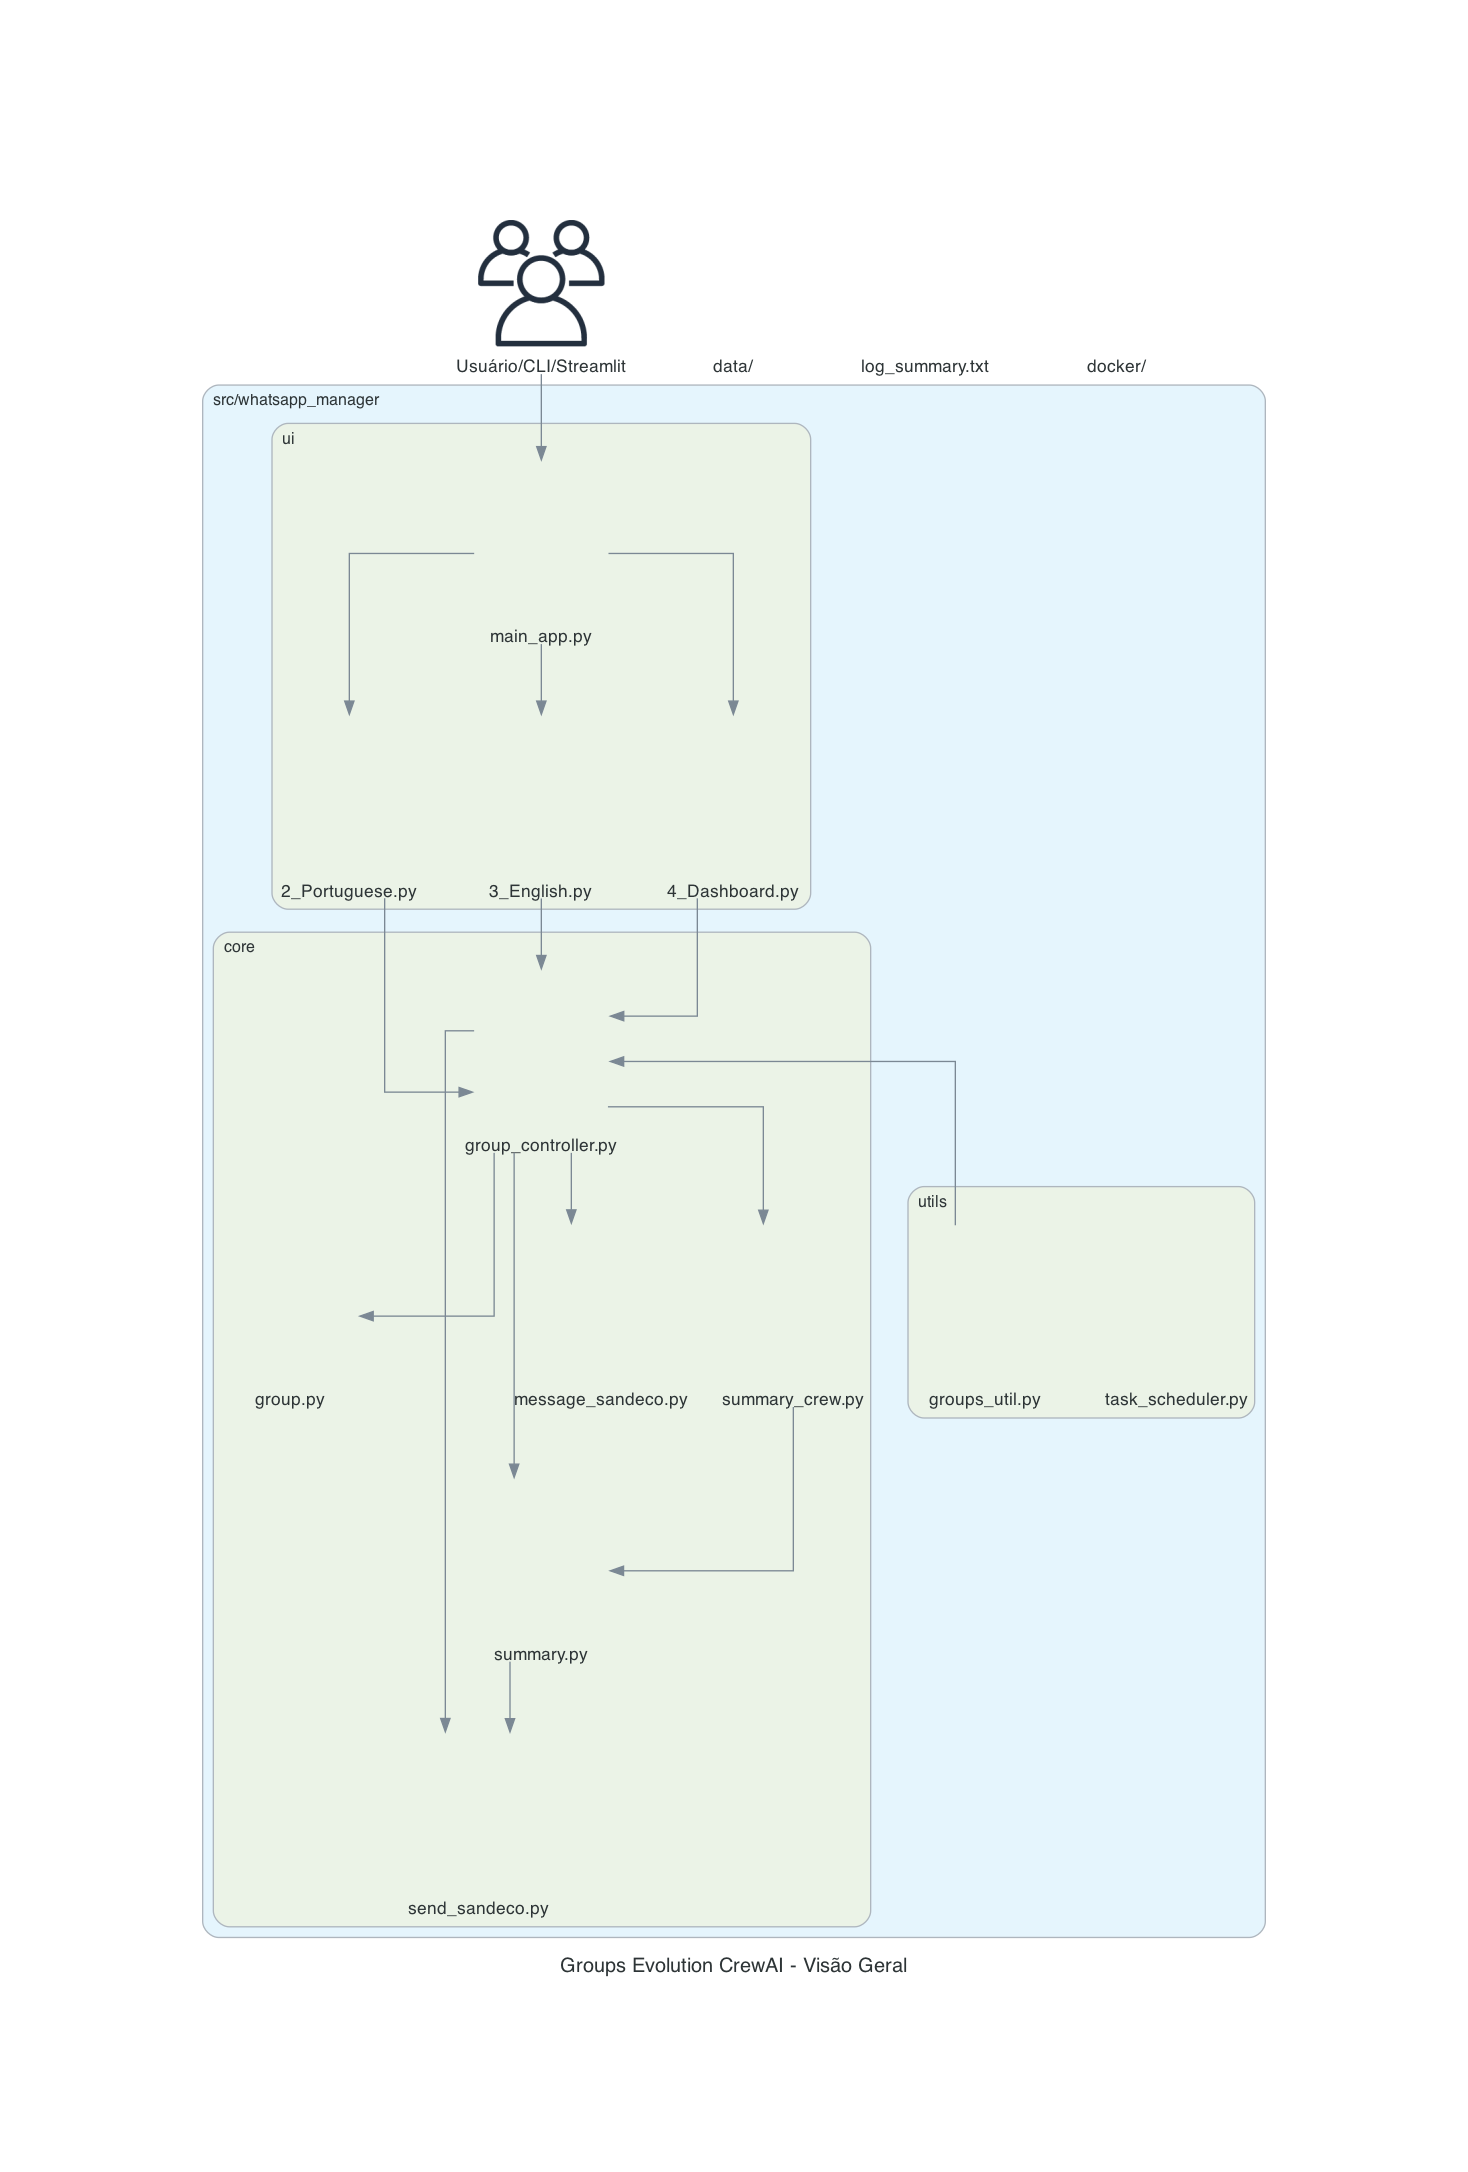

The Python source for this figure:
from diagrams import Diagram, Cluster
from diagrams.custom import Custom
from diagrams.generic.os import Ubuntu
from diagrams.programming.language import Python
from diagrams.onprem.client import Users
from diagrams.onprem.queue import Celery
from diagrams.onprem.monitoring import Prometheus
from diagrams.onprem.logging import FluentBit
from diagrams.onprem.database import PostgreSQL
from diagrams.onprem.inmemory import Redis

with Diagram("Groups Evolution CrewAI - Visão Geral", show=False, filename="diagram_overview", direction="TB"):
    user = Users("Usuário/CLI/Streamlit")
    with Cluster("src/whatsapp_manager"):
        with Cluster("core"):
            group_controller = Custom("group_controller.py", "./docs/icons/controller.png")
            group = Custom("group.py", "./docs/icons/group.png")
            summary = Custom("summary.py", "./docs/icons/summary.png")
            send_sandeco = Custom("send_sandeco.py", "./docs/icons/send.png")
            message_sandeco = Custom("message_sandeco.py", "./docs/icons/message.png")
            summary_crew = Custom("summary_crew.py", "./docs/icons/crew.png")
        with Cluster("ui"):
            main_app = Custom("main_app.py", "./docs/icons/app.png")
            page_pt = Custom("2_Portuguese.py", "./docs/icons/pt.png")
            page_en = Custom("3_English.py", "./docs/icons/en.png")
            dashboard = Custom("4_Dashboard.py", "./docs/icons/dashboard.png")
        with Cluster("utils"):
            groups_util = Custom("groups_util.py", "./docs/icons/util.png")
            task_scheduler = Custom("task_scheduler.py", "./docs/icons/scheduler.png")
    data = Custom("data/", "./docs/icons/data.png")
    log = Custom("log_summary.txt", "./docs/icons/log.png")
    docker = Custom("docker/", "./docs/icons/docker.png")
    
    user >> main_app
    main_app >> [page_pt, page_en, dashboard]
    [page_pt, page_en, dashboard] >> group_controller
    group_controller >> [group, summary, send_sandeco, message_sandeco, summary_crew]
    group_controller << groups_util
    summary_crew >> summary
    summary >> send_sandeco
    send_sandeco >> Whatsapp("WhatsApp API")
    group_controller >> data
    summary_crew >> log
    task_scheduler >> summary
    docker >> main_app
    docker >> group_controller
    docker >> summary
    docker >> send_sandeco
    docker >> summary_crew
    docker >> task_scheduler
